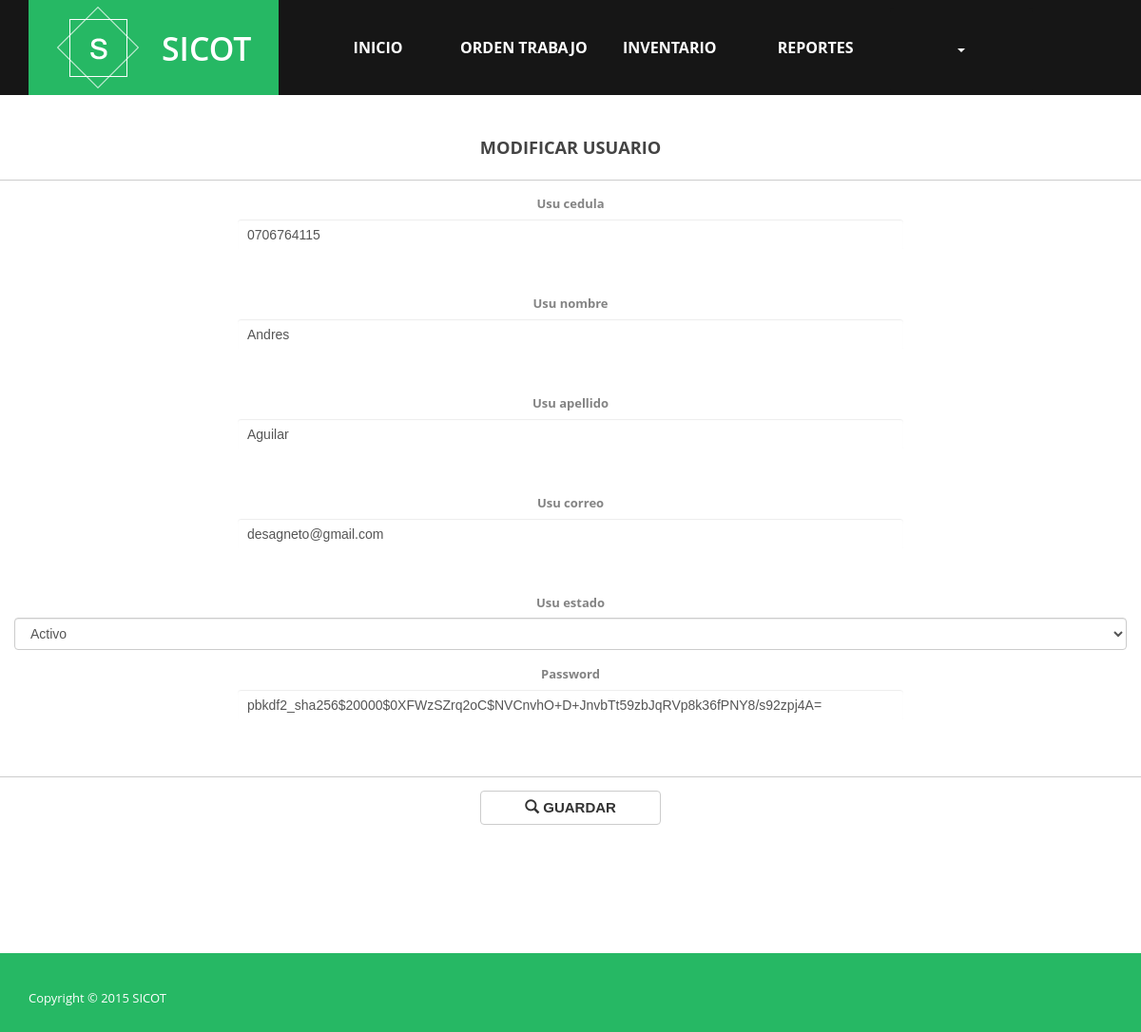
The page /usuario/modificarusuario/0706764115/ on the database its author committed.
### principal/models.py (models this page shows, shortened)
class Usuario (AbstractBaseUser,PermissionsMixin):
    usu_cedula = models.CharField(primary_key=True,max_length = 10)
    usu_nombre = models.CharField(max_length = 20)
    usu_apellido = models.CharField(max_length = 50)
    usu_correo = models.EmailField()
    is_active = models.BooleanField(default=True)
    is_staff = models.BooleanField(default=True)
    EST_CHOICES = (
            (u'a', u'Activo'),
            (u'i', u'Inactivo'),
    )
    usu_estado = models.CharField(max_length = 1, choices=EST_CHOICES, default='a')
    object=UserManager()
    USERNAME_FIELD = 'usu_cedula'
    REQUIRED_FIELDS = ['usu_correo','usu_nombre']

### principal/views.py (the view)
# urls.py: url(r'^usuario/modificarusuario/(?P<pk>\d+)/$',editUser_view.as_view(),name='modificarrusuario'),
class editUser_view(UpdateView):
    model = Usuario
    fields = ('usu_cedula','usu_nombre','usu_apellido','usu_correo','usu_estado','password')
    template_name = 'modificarusuario.html'
    success_url = '/usuario/buscarusuario/'

### templates/modificarusuario.html
{% extends "menu.html" %}
{% load staticfiles %}
{% block content %}
    <br/>
    <h4 align="center"><b> MODIFICAR USUARIO </b></h4>
    <hr />
    <form class="form-horizontal"  method="post" action="">{% csrf_token %}
        <div class="container" align="center" >
            {% load bootstrap3 %}
            {% bootstrap_form form %}
        </div>
         <hr />
        <div class="container">
            <div class="form-group has-feedback" align="center">
                <button type="submit" style="font-size: 15px; width: 190px"   class="btn btn-default"   >
                    <span class="glyphicon glyphicon-search" aria-hidden="true" > </span>  <b> GUARDAR  </b>
                </button>
            </div>
        </div>
    </form>
{% endblock content %}

### static/css/templatemo_style.css (style rules this page uses)
html, button, input, select, textarea { color: #222; }
hr { display: block; height: 1px; border: 0; border-top: 1px solid #ccc; margin: 1em 0; padding: 0; }
form input[type="text"], form input[type="email"], form input[type="number"], form input[type="password"] { background: #fff; border: 1px solid #fff; padding: 7px 10px; width: 60%; }
html, body { font-size: 100%; width: 100%; height: 100%; -webkit-font-smoothing: antialiased; -moz-osx-font-smoothing: grayscale; vertical-align: baseline; }
body { font: 13px/21px "Open Sans", Arial, sans-serif; color: #838383; background-color: white; }
h1, h2, h3, h4, h5, h6 { font-family: "Open Sans", Arial, sans-serif; color: #444444; }
h4 { font-size: 1.4em; }
*, *:before, *:after { -moz-box-sizing: border-box; -webkit-box-sizing: border-box; box-sizing: border-box; }
input, textarea { margin-bottom: 30px; background-color: #f6f7f8; padding: 14px; font-size: 14px; color: #838383; outline: 0; border: 0; border-bottom: 1px solid #b5c1c9; width: 100%; }

### rows shown on the page
Usuario: usu_cedula "0706764115", usu_nombre "Andres", usu_apellido "Aguilar", usu_correo "desagneto@gmail.com", usu_estado "Activo", password "pbkdf2_sha256$20000$0XFWzSZrq2oC$NVCnvhO+D+JnvbTt59zbJqRVp8k36fPNY8/s92zpj4A="
